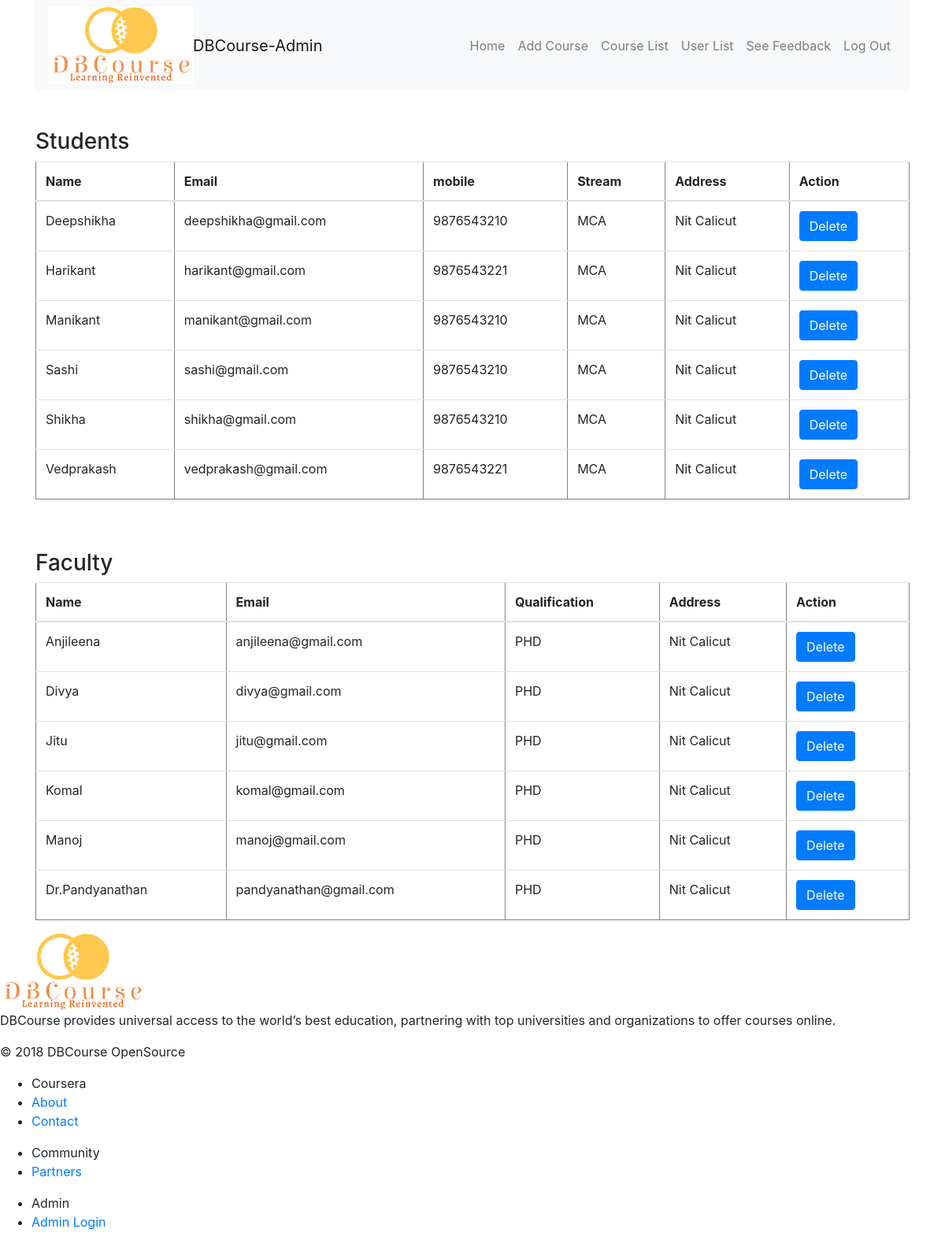
Page /userlist.php on the committed database.
### tables this page shows
CREATE TABLE `stu_register` (
  `stu_name` varchar(20) NOT NULL,
  `stu_email` varchar(40) NOT NULL,
  `stu_password` varchar(50) NOT NULL,
  `stu_phone` varchar(15) NOT NULL,
  `stu_stream` varchar(5) NOT NULL,
  `stu_addr` varchar(100) NOT NULL
);

CREATE TABLE `fcty_register` (
  `fcty_name` varchar(20) NOT NULL,
  `fcty_email` varchar(30) NOT NULL,
  `fcty_password` varchar(50) NOT NULL,
  `fcty_qualification` varchar(20) NOT NULL,
  `fcty_addr` varchar(100) NOT NULL
);

### userlist.php (the view, shortened to what this page needs)
<?php
include('connection.php');
?>
<!DOCTYPE html>
<html class="no-js" lang="en">
    <head>
        <link rel='stylesheet' href="https://maxcdn.bootstrapcdn.com/font-awesome/4.7.0/css/font-awesome.min.css">
        <link rel="stylesheet" href="https://cdnjs.cloudflare.com/ajax/libs/font-awesome/4.7.0/css/font-awesome.min.css">
        <link rel="stylesheet" href="css/bootstrap.css">
        <link rel='stylesheet' id='child-theme-css'  href='https://blog.coursera.org/wp-content/themes/coursera-blog/style.css' type='text/css' media='all' />
    </head>
    <body>
        <div class="container">
        <nav class="navbar navbar-expand-lg navbar-light bg-light">
    <div class="logo">
				<a href="index.php"><img src="dbcourse.png" alt="Coursera" /></a>
			</div>
            <a class="navbar-brand mr-1" href="admin_index.php">DBCourse-Admin</a>
                <div class="collapse navbar-collapse" id="navbarsupportedContent">
                    <ul class="navbar-nav ml-auto">
                        <li class="nev-item">
                            <a class="nav-link" href="admin_index.php">Home</a>
                        </li>
                        <li class="nev-item">
                                <a class="nav-link" href="admin_course_list.php">Add Course</a>
                            </li>
                        <li class="nev-item">
                                <a class="nav-link" href="courselist.php">Course List</a>
                            </li>
                        <li class="nev-item">
                                <a class="nav-link" href="userlist.php">User List</a>
                            </li>
                            <li class="nev-item">
                                <a class="nav-link" href="feedback.php">See Feedback</a>
                            </li>
                            <li class="nev-item">
                            <a class="nav-link" href="logout.php">Log Out</a>
                        </li>
                    </ul>
                </div>
            </nav>
            <div>
                <div >
                <br /><br /><h3>Students</h3>
                <table class="table" border="1">
    <thead>
      <tr>
        <th>Name</th>
        <th>Email</th>
        <th>mobile</th>
	<th>Stream</th>
    <th>Address</th>
    <th>Action</th>
      </tr>
    </thead>
    <tbody>
       <?php
	       $sql = "SELECT * FROM stu_register";
           $result = mysqli_query($conn, $sql);
            if(mysqli_num_rows($result) > 0) {
                while($row = mysqli_fetch_assoc($result)) {
                   ?> <tr>
                        <td><?php echo $row["stu_name"]?></td>
                        <td><?php echo $row["stu_email"]?></td>
                        <td><?php echo $row["stu_phone"]?></td>
			            <td><?php echo $row["stu_stream"]?></td>
                        <td><?php echo $row["stu_addr"]?></td>
                        <td><?php echo '<form action="stu_delete.php" method="GET" >
                                          <button type="submit" name="submit" class="btn btn-primary" value="'.$row['stu_email'].'">Delete</button>
                                        </form>
                                        ' ?></td>
                      </tr>
       <?php
                }
            } else {
                echo "0 results";
            }
?>
    </tbody>
  </table>
            </div>
            </div>
            <br /><br /><h3>Faculty</h3>
                <table class="table" border="1">
    <thead>
      <tr>
        <th>Name</th>
        <th>Email</th>
    	<th>Qualification</th>
    <th>Address</th>
    <th>Action</th>
      </tr>
    </thead>
    <tbody>
       <?php
	       $sql = "SELECT * FROM fcty_register";
           $result = mysqli_query($conn, $sql);
            if(mysqli_num_rows($result) > 0) {
                while($row = mysqli_fetch_assoc($result)) {
                   ?> <tr>
                        <td><?php echo $row["fcty_name"]?></td>
                        <td><?php echo $row["fcty_email"]?></td>
			            <td><?php echo $row["fcty_qualification"]?></td>
                        <td><?php echo $row["fcty_addr"]?></td>
                        <td><?php echo '<form action="fcty_delete.php" method="GET" >
                                          <button type="submit" name="submit" class="btn btn-primary" value="'.$row['fcty_email'].'">Delete</button>
                                        </form>
                                        ' ?></td>
                      </tr>
       <?php
                }
            } else {
                echo "0 results";
            }
?>
    </tbody>
  </table>
        </div>
        <footer class="site-footer" itemscope itemtype="https://schema.org/WPFooter">
            <div class="site-footer">
                <div class="inner-wrapper">
                    <div class="info">
                        <div class="logo"><img src="dbcourse.png"/>
                        </div>
                        <p class="about">DBCourse provides universal access to the world’s best education, partnering with top universities and organizations to offer courses online.</p>
                        <p class="copyright">© 2018 DBCourse OpenSource</p>
                    </div>
                    <div class="menu">
                        <ul>
                            <li class="plain">Coursera</li>
                            <li><a href="about.php">About</a></li>
                            <li><a href="contactus.php">Contact</a></li>
                        </ul>
                        <ul>
                            <li class="plain">Community</li>
                            <li><a href="www.nitc.ac.in">Partners</a></li>
                        </ul>
                        <ul>
                            <li class="plain">Admin</li>
                            <li><a href="admin_login.php">Admin Login</a></li>
                        </ul>
                    </div>
                </div>
        </div>
    </footer>
    </body>
</html>

### rows in the picture
stu_register: stu_name "Deepshikha", stu_email "deepshikha@gmail.com", stu_phone "9876543210", stu_stream "MCA", stu_addr "Nit Calicut"
stu_register: stu_name "Harikant", stu_email "harikant@gmail.com", stu_phone "9876543221", stu_stream "MCA", stu_addr "Nit Calicut"
stu_register: stu_name "Manikant", stu_email "manikant@gmail.com", stu_phone "9876543210", stu_stream "MCA", stu_addr "Nit Calicut"
stu_register: stu_name "Sashi", stu_email "sashi@gmail.com", stu_phone "9876543210", stu_stream "MCA", stu_addr "Nit Calicut"
stu_register: stu_name "Shikha", stu_email "shikha@gmail.com", stu_phone "9876543210", stu_stream "MCA", stu_addr "Nit Calicut"
stu_register: stu_name "Vedprakash", stu_email "vedprakash@gmail.com", stu_phone "9876543221", stu_stream "MCA", stu_addr "Nit Calicut"
fcty_register: fcty_name "Anjileena", fcty_email "anjileena@gmail.com", fcty_qualification "PHD", fcty_addr "Nit Calicut"
fcty_register: fcty_name "Divya", fcty_email "divya@gmail.com", fcty_qualification "PHD", fcty_addr "Nit Calicut"
fcty_register: fcty_name "Jitu", fcty_email "jitu@gmail.com", fcty_qualification "PHD", fcty_addr "Nit Calicut"
fcty_register: fcty_name "Komal", fcty_email "komal@gmail.com", fcty_qualification "PHD", fcty_addr "Nit Calicut"
fcty_register: fcty_name "Manoj", fcty_email "manoj@gmail.com", fcty_qualification "PHD", fcty_addr "Nit Calicut"
fcty_register: fcty_name "Dr.Pandyanathan", fcty_email "pandyanathan@gmail.com", fcty_qualification "PHD", fcty_addr "Nit Calicut"
